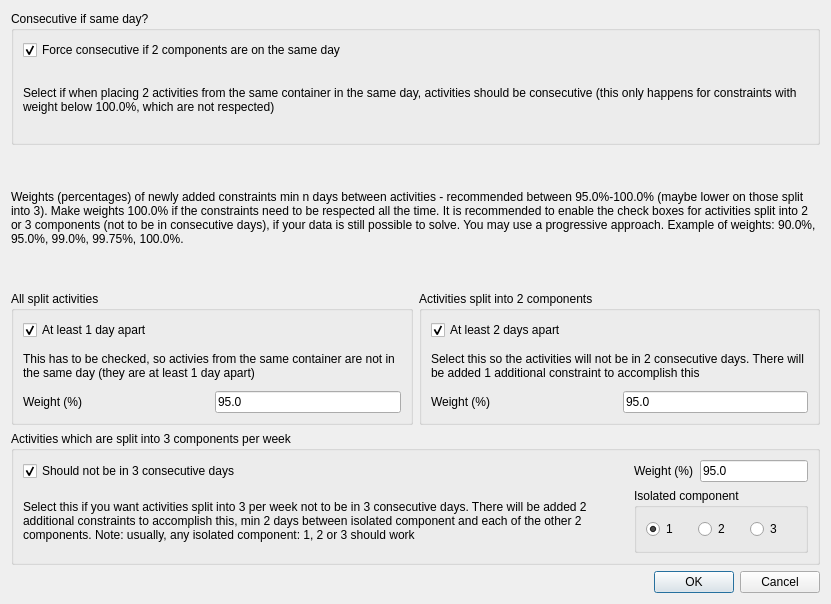
<ui version="4.0" >
 <class>SpreadMinNDaysConstraintsFiveDaysForm_template</class>
 <widget class="QDialog" name="SpreadMinNDaysConstraintsFiveDaysForm_template" >
  <property name="geometry" >
   <rect>
    <x>0</x>
    <y>0</y>
    <width>831</width>
    <height>604</height>
   </rect>
  </property>
  <property name="windowTitle" >
   <string>Spreading activities uniformly in the week</string>
  </property>
  <layout class="QGridLayout" name="gridLayout_6" >
   <item row="0" column="0" colspan="2" >
    <widget class="QGroupBox" name="groupBox_5" >
     <property name="title" >
      <string>Consecutive if same day?</string>
     </property>
     <layout class="QGridLayout" name="gridLayout_2" >
      <item row="0" column="0" >
       <widget class="QCheckBox" name="consecutiveIfSameDayCheckBox" >
        <property name="text" >
         <string>Force consecutive if 2 components are on the same day</string>
        </property>
        <property name="checked" >
         <bool>true</bool>
        </property>
       </widget>
      </item>
      <item row="1" column="0" >
       <widget class="QLabel" name="label_6" >
        <property name="text" >
         <string>Select if when placing 2 activities from the same container in the same day, activities should be consecutive (this only happens for constraints with weight below 100.0%, which are not respected)</string>
        </property>
        <property name="wordWrap" >
         <bool>true</bool>
        </property>
       </widget>
      </item>
     </layout>
    </widget>
   </item>
   <item row="1" column="0" colspan="2" >
    <widget class="QLabel" name="label" >
     <property name="sizePolicy" >
      <sizepolicy vsizetype="Preferred" hsizetype="Preferred" >
       <horstretch>0</horstretch>
       <verstretch>0</verstretch>
      </sizepolicy>
     </property>
     <property name="text" >
      <string>Weights (percentages) of newly added constraints min n days between activities - recommended between 95.0%-100.0% (maybe lower on those split into 3). Make weights 100.0% if the constraints need to be respected all the time. It is recommended to enable the check boxes for activities split into 2 or 3 components (not to be in consecutive days), if your data is still possible to solve. You may use a progressive approach. Example of weights: 90.0%, 95.0%, 99.0%, 99.75%, 100.0%.</string>
     </property>
     <property name="wordWrap" >
      <bool>true</bool>
     </property>
    </widget>
   </item>
   <item row="2" column="0" >
    <widget class="QGroupBox" name="groupBox_4" >
     <property name="title" >
      <string>All split activities</string>
     </property>
     <layout class="QGridLayout" name="gridLayout_3" >
      <item row="0" column="0" >
       <widget class="QCheckBox" name="spread4OrMoreCheckBox" >
        <property name="enabled" >
         <bool>true</bool>
        </property>
        <property name="text" >
         <string>At least 1 day apart</string>
        </property>
        <property name="checkable" >
         <bool>true</bool>
        </property>
        <property name="checked" >
         <bool>true</bool>
        </property>
       </widget>
      </item>
      <item row="1" column="0" colspan="2" >
       <widget class="QLabel" name="label_4" >
        <property name="sizePolicy" >
         <sizepolicy vsizetype="Preferred" hsizetype="Preferred" >
          <horstretch>0</horstretch>
          <verstretch>0</verstretch>
         </sizepolicy>
        </property>
        <property name="text" >
         <string>This has to be checked, so activies from the same container are not in the same day (they are at least 1 day apart)</string>
        </property>
        <property name="wordWrap" >
         <bool>true</bool>
        </property>
       </widget>
      </item>
      <item row="2" column="0" >
       <widget class="QLabel" name="weight4Label" >
        <property name="text" >
         <string>Weight (%)</string>
        </property>
       </widget>
      </item>
      <item row="2" column="1" >
       <widget class="QLineEdit" name="weight4LineEdit" >
        <property name="sizePolicy" >
         <sizepolicy vsizetype="Fixed" hsizetype="Minimum" >
          <horstretch>0</horstretch>
          <verstretch>0</verstretch>
         </sizepolicy>
        </property>
        <property name="text" >
         <string>95.0</string>
        </property>
       </widget>
      </item>
     </layout>
    </widget>
   </item>
   <item row="2" column="1" >
    <widget class="QGroupBox" name="groupBox_2" >
     <property name="title" >
      <string>Activities split into 2 components</string>
     </property>
     <layout class="QGridLayout" name="gridLayout" >
      <item row="0" column="0" colspan="2" >
       <widget class="QCheckBox" name="spread2CheckBox" >
        <property name="text" >
         <string>At least 2 days apart</string>
        </property>
        <property name="checked" >
         <bool>true</bool>
        </property>
       </widget>
      </item>
      <item row="1" column="0" colspan="2" >
       <widget class="QLabel" name="label_2" >
        <property name="sizePolicy" >
         <sizepolicy vsizetype="Preferred" hsizetype="Preferred" >
          <horstretch>0</horstretch>
          <verstretch>0</verstretch>
         </sizepolicy>
        </property>
        <property name="text" >
         <string>Select this so the activities will not be in 2 consecutive days. There will be added 1 additional constraint to accomplish this</string>
        </property>
        <property name="wordWrap" >
         <bool>true</bool>
        </property>
       </widget>
      </item>
      <item row="2" column="0" >
       <widget class="QLabel" name="weight2Label" >
        <property name="text" >
         <string>Weight (%)</string>
        </property>
       </widget>
      </item>
      <item row="2" column="1" >
       <widget class="QLineEdit" name="weight2LineEdit" >
        <property name="sizePolicy" >
         <sizepolicy vsizetype="Fixed" hsizetype="Minimum" >
          <horstretch>0</horstretch>
          <verstretch>0</verstretch>
         </sizepolicy>
        </property>
        <property name="text" >
         <string>95.0</string>
        </property>
       </widget>
      </item>
     </layout>
    </widget>
   </item>
   <item row="3" column="0" colspan="2" >
    <widget class="QGroupBox" name="groupBox_3" >
     <property name="sizePolicy" >
      <sizepolicy vsizetype="Preferred" hsizetype="Preferred" >
       <horstretch>0</horstretch>
       <verstretch>0</verstretch>
      </sizepolicy>
     </property>
     <property name="title" >
      <string>Activities which are split into 3 components per week</string>
     </property>
     <layout class="QGridLayout" name="gridLayout_5" >
      <item row="0" column="0" >
       <widget class="QCheckBox" name="spread3CheckBox" >
        <property name="sizePolicy" >
         <sizepolicy vsizetype="Fixed" hsizetype="Expanding" >
          <horstretch>0</horstretch>
          <verstretch>0</verstretch>
         </sizepolicy>
        </property>
        <property name="text" >
         <string>Should not be in 3 consecutive days</string>
        </property>
        <property name="checked" >
         <bool>true</bool>
        </property>
       </widget>
      </item>
      <item row="1" column="0" >
       <widget class="QLabel" name="label_3" >
        <property name="sizePolicy" >
         <sizepolicy vsizetype="Preferred" hsizetype="Preferred" >
          <horstretch>0</horstretch>
          <verstretch>0</verstretch>
         </sizepolicy>
        </property>
        <property name="text" >
         <string>Select this if you want activities split into 3 per week not to be in 3 consecutive days. There will be added 2 additional constraints to accomplish this, min 2 days between isolated component and each of the other 2 components. Note: usually, any isolated component: 1, 2 or 3 should work</string>
        </property>
        <property name="wordWrap" >
         <bool>true</bool>
        </property>
       </widget>
      </item>
      <item row="0" column="1" >
       <widget class="QLabel" name="weight3Label" >
        <property name="text" >
         <string>Weight (%)</string>
        </property>
       </widget>
      </item>
      <item row="0" column="2" >
       <widget class="QLineEdit" name="weight3LineEdit" >
        <property name="sizePolicy" >
         <sizepolicy vsizetype="Fixed" hsizetype="Minimum" >
          <horstretch>0</horstretch>
          <verstretch>0</verstretch>
         </sizepolicy>
        </property>
        <property name="text" >
         <string>95.0</string>
        </property>
       </widget>
      </item>
      <item row="1" column="1" colspan="2" >
       <widget class="QGroupBox" name="aloneGroupBox" >
        <property name="sizePolicy" >
         <sizepolicy vsizetype="Minimum" hsizetype="Minimum" >
          <horstretch>0</horstretch>
          <verstretch>0</verstretch>
         </sizepolicy>
        </property>
        <property name="title" >
         <string>Isolated component</string>
        </property>
        <layout class="QGridLayout" name="gridLayout_4" >
         <item row="0" column="0" >
          <widget class="QRadioButton" name="type123RadioButton" >
           <property name="sizePolicy" >
            <sizepolicy vsizetype="Minimum" hsizetype="Minimum" >
             <horstretch>0</horstretch>
             <verstretch>0</verstretch>
            </sizepolicy>
           </property>
           <property name="text" >
            <string>1 </string>
           </property>
           <property name="checked" >
            <bool>true</bool>
           </property>
          </widget>
         </item>
         <item row="0" column="2" >
          <widget class="QRadioButton" name="type312RadioButton" >
           <property name="sizePolicy" >
            <sizepolicy vsizetype="Minimum" hsizetype="Minimum" >
             <horstretch>0</horstretch>
             <verstretch>0</verstretch>
            </sizepolicy>
           </property>
           <property name="text" >
            <string>3</string>
           </property>
          </widget>
         </item>
         <item row="0" column="1" >
          <widget class="QRadioButton" name="type213RadioButton" >
           <property name="sizePolicy" >
            <sizepolicy vsizetype="Minimum" hsizetype="Minimum" >
             <horstretch>0</horstretch>
             <verstretch>0</verstretch>
            </sizepolicy>
           </property>
           <property name="text" >
            <string>2</string>
           </property>
          </widget>
         </item>
        </layout>
       </widget>
      </item>
     </layout>
    </widget>
   </item>
   <item row="4" column="0" colspan="2" >
    <widget class="QDialogButtonBox" name="buttonBox" >
     <property name="orientation" >
      <enum>Qt::Horizontal</enum>
     </property>
     <property name="standardButtons" >
      <set>QDialogButtonBox::Cancel|QDialogButtonBox::Ok</set>
     </property>
    </widget>
   </item>
  </layout>
 </widget>
 <tabstops>
  <tabstop>consecutiveIfSameDayCheckBox</tabstop>
  <tabstop>spread4OrMoreCheckBox</tabstop>
  <tabstop>weight4LineEdit</tabstop>
  <tabstop>spread2CheckBox</tabstop>
  <tabstop>weight2LineEdit</tabstop>
  <tabstop>spread3CheckBox</tabstop>
  <tabstop>weight3LineEdit</tabstop>
  <tabstop>type123RadioButton</tabstop>
  <tabstop>type213RadioButton</tabstop>
  <tabstop>type312RadioButton</tabstop>
  <tabstop>buttonBox</tabstop>
 </tabstops>
 <resources/>
 <connections/>
</ui>
